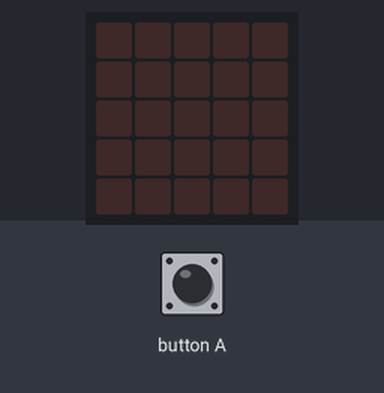
This program was run on a simulated BBC micro:bit (MakeCode). Parts: the board's 5×5 LED display. The inputs (shaded band) are chosen by the test bench.

Above: at 1.2 s.
1.3 s: button A pressed for 0.15 s
At 2.3 s:
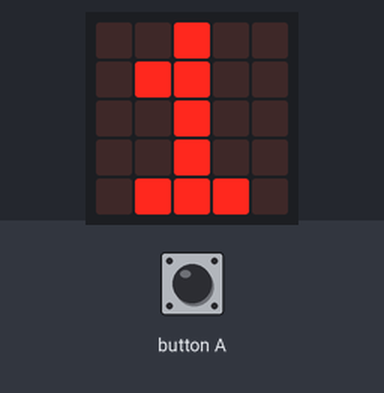
2.9 s: button A pressed for 0.15 s
At 3.6 s:
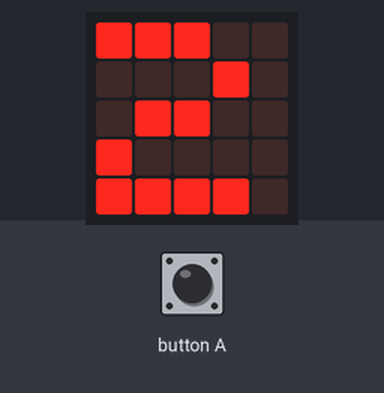
4.5 s: button A pressed for 0.15 s
At 6.0 s:
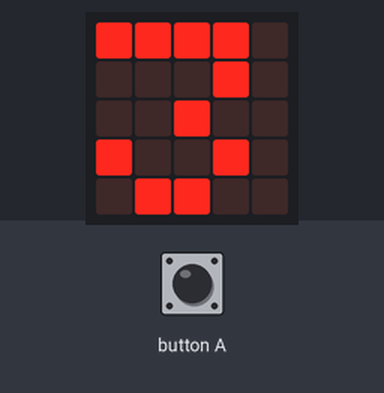
Timing chart, 0 to 7.5 s (numbered marks = the images above; inputs shaded):
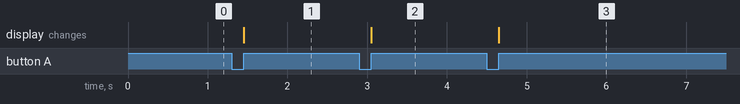

The program:

main.ts
```typescript
let vueltas = 0
input.onButtonPressed(Button.A, function () {
    vueltas += 1
    basic.showNumber(vueltas)
})
```

Measured:
- after the input at 1.3 s, the display: changes after 0.15 s (image 1)
- after the input at 2.9 s, the display: changes after 0.15 s (image 2)
- after the input at 4.5 s, the display: changes after 0.15 s (image 3)
